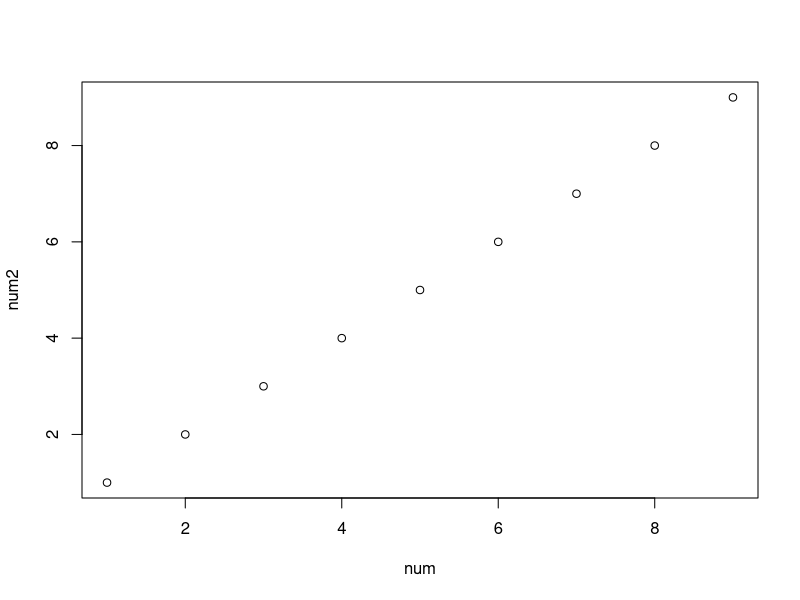

The R source for this figure:

# 1. generate a sequence starting in 100, up to 1500, with a step of 50
x<-seq(100, 1500, 50)

# 2. print the first 10 rows of x
print(x[1:10])

# 3. which is the length of the previous sequence?
length(x)

# 4. generate a sequence from 0 to 1 of length 100
x<-seq(0,1,length.out = 100)

# 5. which is the step of the previous sequence?
x[2]-x[1]

# 6. use the function sample() (see ?sample) to generate a random sequence 
# out of number 1 to 100
set.seed(67846823)
x<-sample(1:100)
x

# 7. which is the minimum number? and the maximun? 
min(x)
max(x)

# 8. get a basic statistic summary of the sequence; calculate the variance and
# the standard deviation (DO NOT use sd)
summary(x)

var_x<-var(x)
print(var_x)
sd_x<-sqrt(var_x)

# 9. which position holds the maximun number?
which.max(x)
# which the minimun?
which.min(x)

# 10. which is the minimum number? and the maximun? ( DO NOT USE min() nor max() )
x[which.min(x)]
x[which.max(x)]

# 11. create a vector y with the elements from x that are bigger than 5
x>5
x[x>5]
y<-x[x>5]
print(y)

# 12. create a vector y with the elements from x that are bigger than 80 or smaller than 3
y<-x[x>80|x<3]

# 13. create a vector y with the elements from x that are bigger than 50 and multiple of 3
y<-x[x%%3==0&x>50]

# 14. create a vector y with the first 20 elements from x that are bigger than 5
y<-x[x>5]
y<-y[1:20]
# or:
y<-x[x>5][1:20]

# 15. which elements of x are even and bigger than 80 or multiple of 3 and smaller than 30?
x[(x%%2==0&x>80)|(x%%3==0&x<30)]

# 16. sort the vector x in decreasing order
sort(x, dec=T)

# 17. get the positions in increasing order
order(x)

# 18. get the positions in decreasing order
order(-x)

# 19. get the min of x without using min() nor which.min()
sort(x)[1]
# or:
x[order(x)][1]


# 20. get the max of x without using max() nor which.max() nor the number 100
sort(x)[length(x)]
# or:
x[order(x)][length(x)]


# 21. create a vector ("let") with letters a to i  (hint: check built in vector letters)
let<-letters[1:9]
let


# 22. create another vector ("num") with numbers 9 to 1
num<-c(9:1)
num

# 23. create a new vector ("let_num") with the character sequence: a-9, b-8 ... i-1
let_num<-paste(let,num,sep='-')
let_num

# 24. get elements 1st to 3rd and 5th to 9th from let_num
let_num[c(1:3,5:9)]

# 25. create a vector named j giving the next result: 
# “A”, “A”, “A”, “B”, “B”, “B”, “C”, “C”, “C” (using the rep function)

j<-c(rep('A',3), rep('B',3), rep('C',3))
# or: 
j<-c(rep(LETTERS[1:3], each=3))
print(j)

# 26. check if element 3rd of num is even
num[3]%%2==0

# 27. recover the numeric vector num (num2) from the new vector let_num
num2<-as.numeric(substr(let_num,3,3))

identical(num2,num)
class(num)
class(num2)  # not identical because num is an integer

plot(num,num2)  # numerically, they are the same =)

# 28. assign the value 27 to the first element of num (override)
num[1]<-27
num

# 29. check if any element of let_num is missing
sum(is.na(let_num))>0

# 30. make the last 2 elements of num missing
let_num[(length(let_num)-1):length(let_num)]<-NA
let_num

# 31. now get the total number of missing positions in num 
sum(is.na(let_num))

# 32. change the values 3rd and 6th of let to the letter b
let[c(3,6)]<-'b'

# 33. create a new vector f, coercing the variable j to be a factor
f<-as.factor(j)

# 34. get a counting of the levels of the factor f
summary(f)



